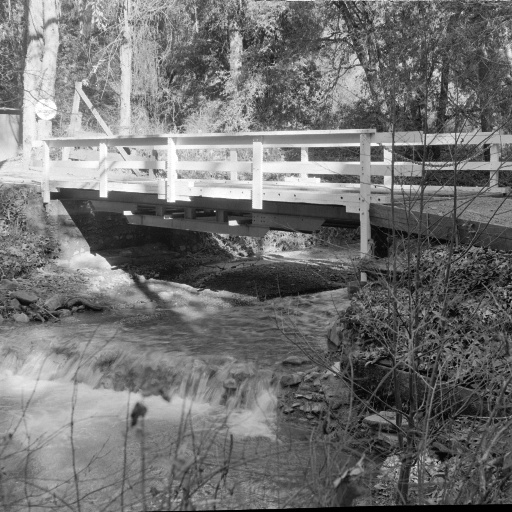
#> input picture Documents/bridge.bmp, 512 x 512 px
$ jupyter execute 'Image Processing.ipynb'
#> lines starting #> are read from the running program, lines starting #| are printed output that depends on the picture
[cell 1]
from scipy import signal as sg

print(sg.convolve([[255, 7, 3],
                  [212, 240, 4],
                  [218, 216, 230]], [[1, -1]], "valid")) # mode = full, same, valid

# same = pad zeros on borders so that the dimension does not change

[cell 2]
# https://docs.scipy.org/doc/numpy/reference/generated/numpy.convolve.html

# Only return the middle values of the convolution.
print(sg.convolve([1, 2, 3], [0, 1, 0.5], 'same'))
# The two arrays are of the same length, so there is only one position where they completely overlap
print(sg.convolve([1, 2, 3], [0, 1, 0.5], 'valid'))

[cell 3]
print(sg.convolve([[1, 0, 0],
                  [0, 1, 0],
                  [0, 0, 1]], [[1, 1], [1, 1]], "same"))

[cell 4]
print(sg.convolve([[1, 0],
                  [0, 1]], [[1, 1], [1, 1]], "same"))

import numpy as np

a = np.array([[1, 0],
           [0, 1]])
b = np.array([[1, 1], [1, 1]])
print(np.matmul(a, b.T))

[cell 5]
from PIL import Image
import numpy as np

# read image
def np_from_img(fname):
#> called with fname = './bridge.bmp'
    return np.asarray(Image.open(fname), dtype=np.float32)
#| (512, 512)

# write image
def save_as_img(ar, fname):
    Image.fromarray(ar.round().astype(np.uint8)).save(fname)

# normalization
def norm(ar):
    return 255*np.absolute(ar)/np.max(ar)
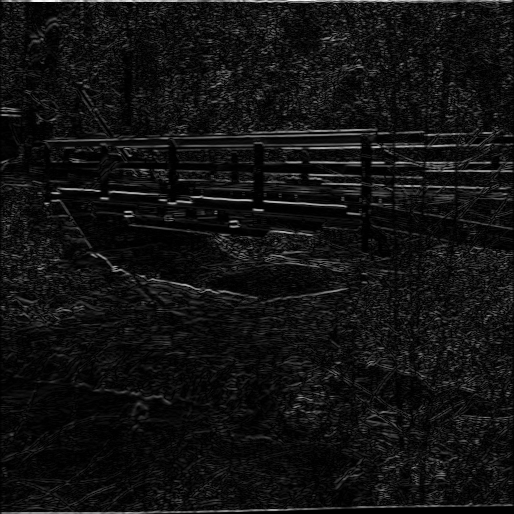
#> returned value: shape (514, 514) float64; min 4.03e-10, max 255, mean 18.2

# read image file
fname = './bridge.bmp'
img = np_from_img(fname)
print(img.shape)

# save blur images
save_as_img(norm(sg.convolve(img, [[1, 1, 1], [0, 0, 0], [-1, -1, -1]])), './portal-blur.png')

# sharpen
save_as_img(norm(sg.convolve(img, [[0, -1, 0], [-1, 6, -1], [0, -1, 0]])), './portal-sharpen.png')
#> in norm (call 2), `return 255*np.absolute(ar)/np.max(ar)`:
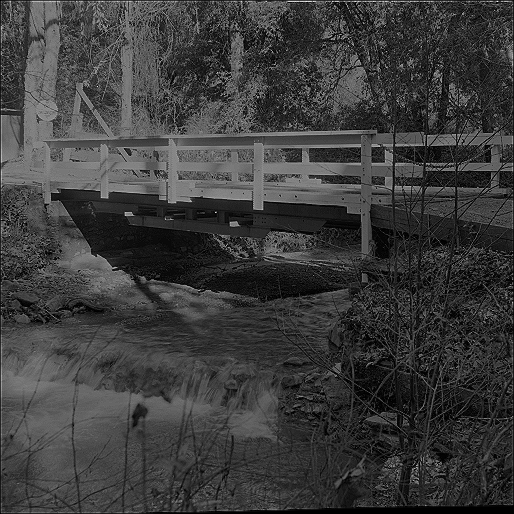
#> returned value: shape (514, 514) float64; min 2.46e-09, max 255, mean 60.6

# lighter
save_as_img(sg.convolve(img, [[0, 0, 0], [0, 2, 0], [0, 0, 0]]), './portal-lighter.png')
#> call 3 of save_as_img, with fname = './portal-lighter.png'
#> in save_as_img (call 3), `Image.fromarray(ar.round().astype(np.uint8)).save(fname)`:
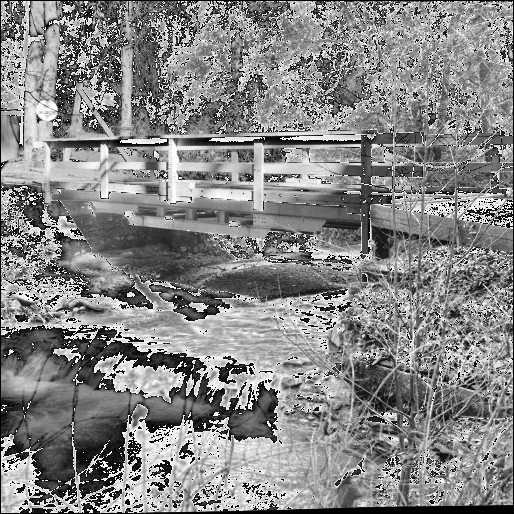
#> saved as portal-lighter.png: PIL image 514x514 L; min 0, max 254, mean 133.6
#> in save_as_img (call 3), `Image.fromarray(ar.round().astype(np.uint8)).save(fname)`:
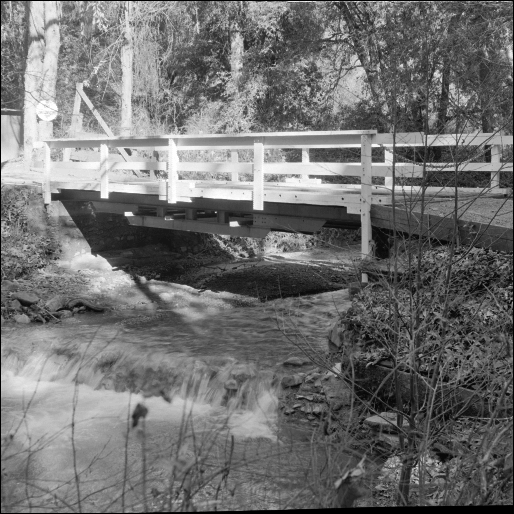
#> ar: shape (514, 514) float64; min -7.03e-05, max 510, mean 225.8; drawn with min black and max white

# save horizontal edges
save_as_img(norm(sg.convolve(img, [[1.],[-1.]])), './portal-h.png')
#> in norm (call 3), `return 255*np.absolute(ar)/np.max(ar)`:
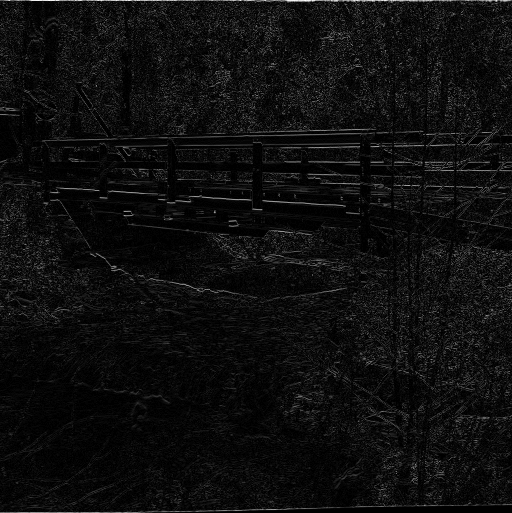
#> returned value: shape (513, 512) float64; min 0, max 255, mean 14.5

# save vertical edges
save_as_img(norm(sg.convolve(img, [[1., -1.]])), './portal-v.png')
#> in norm (call 4), `return 255*np.absolute(ar)/np.max(ar)`:
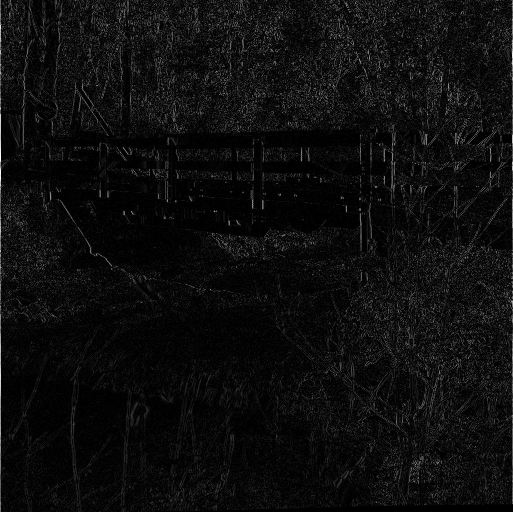
#> returned value: shape (512, 513) float64; min 0, max 255, mean 13.6


'''
img_name = 'bridge.bmp'
name, ext = img_name.split('.')
new_img_name = name + '_new.bmp'
print(new_img_name)
img_arr = np_from_img(img_name)
save_as_img(norm(img_arr), new_img_name)
'''

[cell 6]
# convolution
# 2d convolution:
#  - http://songho.ca/dsp/convolution/convolution2d_example.html
#  - http://www.songho.ca/dsp/convolution/convolution.html#convolution_2d
data = np.array([[1, 2, 3], [4, 5, 6], [7, 8, 9]])
kernel = np.array([[-1, -2, -1], [0, 0, 0], [1, 2, 1]])

# kernel as filter
def convolve(data, kernel):
    h1, w1 = data.shape
    h2, w2 = kernel.shape

    out = np.zeros(data.shape)

    # indices for kernel centers
    cy, cx = np.divide(data.shape, 2).astype(int) # input.shape[0]/2, input.shape[1]/2

    for i in range(h1):
        for j in range(w1):
            for y in range(h2):
                for x in range(w2):
                    if i + y - cy >= 0 and i + y - cy < h1 and j + x - cx >= 0 and j + x - cx < w1:
                        out[i, j] += kernel[h2 -1 - y, w2 -1 - x] * data[i + y - cy, j + x - cx]

    return out

print(convolve(data, kernel))
